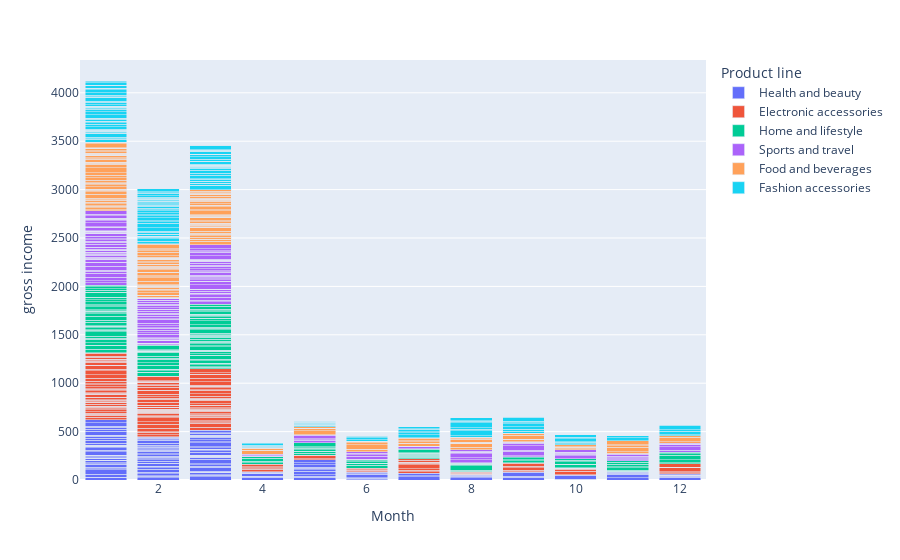

Write notebook code for a chart like this one.
### Markdown cell above
#### This only appear in ipynb

### Code cell
fig.show()

### Figure 1 — Plotly figure (JSON) as saved in the notebook; plotly's stock layout.template omitted (floating-point values rounded to 4 significant figures; data arrays with more than 128 entries replaced by an {"elided": "..."} marker saying what was removed)
{"data": [{"alignmentgroup": "True", "hovertemplate": "Product line=Health and beauty<br>Month=%{x}<br>gross income=%{y}<extra></extra>", "legendgroup": "Health and beauty", "marker": {"color": "#636efa"}, "name": "Health and beauty", "offsetgroup": "Health and beauty", "orientation": "v", "showlegend": true, "textposition": "auto", "type": "bar", "x": {"elided": "152 int values"}, "xaxis": "x", "y": {"elided": "152 float values"}, "yaxis": "y"}, {"alignmentgroup": "True", "hovertemplate": "Product line=Electronic accessories<br>Month=%{x}<br>gross income=%{y}<extra></extra>", "legendgroup": "Electronic accessories", "marker": {"color": "#EF553B"}, "name": "Electronic accessories", "offsetgroup": "Electronic accessories", "orientation": "v", "showlegend": true, "textposition": "auto", "type": "bar", "x": {"elided": "170 int values"}, "xaxis": "x", "y": {"elided": "170 float values"}, "yaxis": "y"}, {"alignmentgroup": "True", "hovertemplate": "Product line=Home and lifestyle<br>Month=%{x}<br>gross income=%{y}<extra></extra>", "legendgroup": "Home and lifestyle", "marker": {"color": "#00cc96"}, "name": "Home and lifestyle", "offsetgroup": "Home and lifestyle", "orientation": "v", "showlegend": true, "textposition": "auto", "type": "bar", "x": {"elided": "160 int values"}, "xaxis": "x", "y": {"elided": "160 float values"}, "yaxis": "y"}, {"alignmentgroup": "True", "hovertemplate": "Product line=Sports and travel<br>Month=%{x}<br>gross income=%{y}<extra></extra>", "legendgroup": "Sports and travel", "marker": {"color": "#ab63fa"}, "name": "Sports and travel", "offsetgroup": "Sports and travel", "orientation": "v", "showlegend": true, "textposition": "auto", "type": "bar", "x": {"elided": "166 int values"}, "xaxis": "x", "y": {"elided": "166 float values"}, "yaxis": "y"}, {"alignmentgroup": "True", "hovertemplate": "Product line=Food and beverages<br>Month=%{x}<br>gross income=%{y}<extra></extra>", "legendgroup": "Food and beverages", "marker": {"color": "#FFA15A"}, "name": "Food and beverages", "offsetgroup": "Food and beverages", "orientation": "v", "showlegend": true, "textposition": "auto", "type": "bar", "x": {"elided": "174 int values"}, "xaxis": "x", "y": {"elided": "174 float values"}, "yaxis": "y"}, {"alignmentgroup": "True", "hovertemplate": "Product line=Fashion accessories<br>Month=%{x}<br>gross income=%{y}<extra></extra>", "legendgroup": "Fashion accessories", "marker": {"color": "#19d3f3"}, "name": "Fashion accessories", "offsetgroup": "Fashion accessories", "orientation": "v", "showlegend": true, "textposition": "auto", "type": "bar", "x": {"elided": "178 int values"}, "xaxis": "x", "y": {"elided": "178 float values"}, "yaxis": "y"}], "layout": {"barmode": "stack", "legend": {"title": {"text": "Product line"}, "tracegroupgap": 0}, "margin": {"t": 60}, "xaxis": {"anchor": "y", "domain": [0, 1], "title": {"text": "Month"}}, "yaxis": {"anchor": "x", "domain": [0, 1], "title": {"text": "gross income"}}}}
